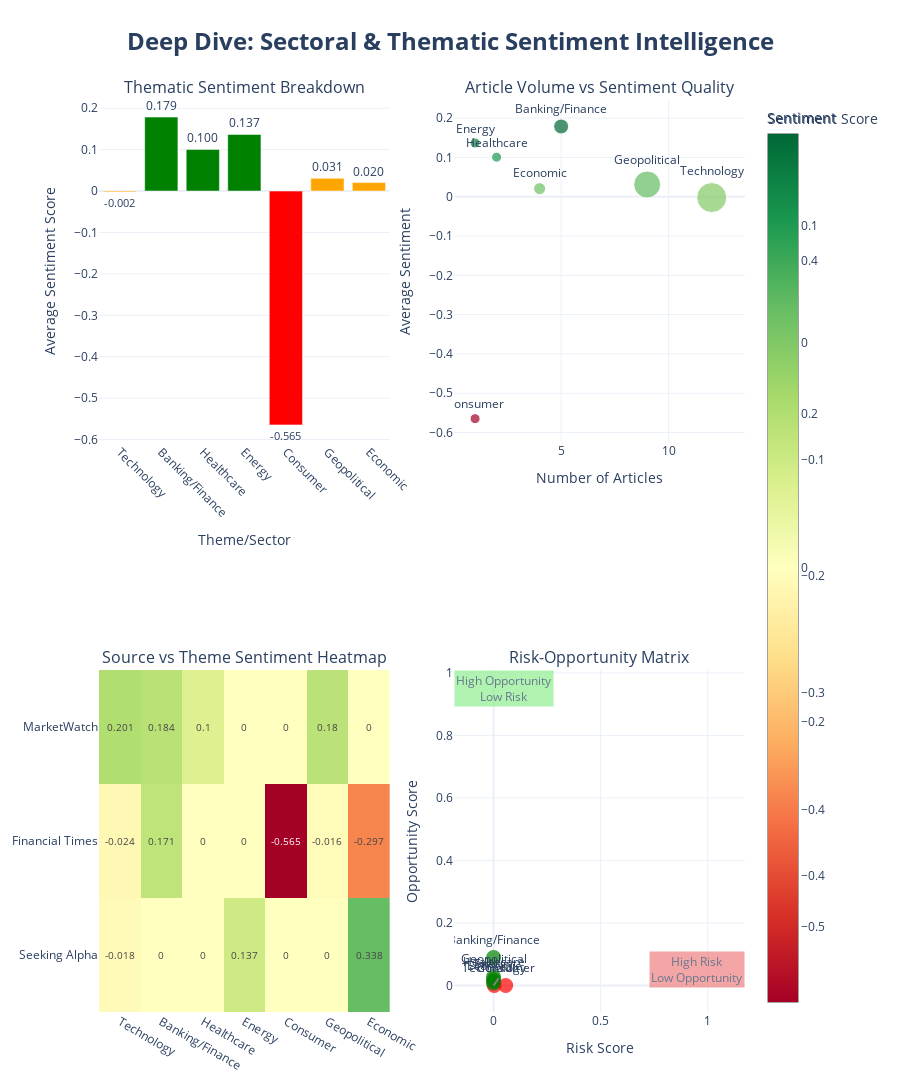

The notebook cell saved with this chart:
### Markdown cell above
## 🎯 Visualization 4: Sectoral & Thematic Sentiment Analysis

This advanced visualization breaks down sentiment by key market themes and sectors, providing granular insights into what's driving overall market psychology.

### Code cell
# Create sectoral and thematic sentiment analysis visualization
fig4 = make_subplots(
    rows=2, cols=2,
    subplot_titles=(
        'Thematic Sentiment Breakdown',
        'Article Volume vs Sentiment Quality',
        'Source vs Theme Sentiment Heatmap', 
        'Risk-Opportunity Matrix'
    ),
    specs=[
        [{"type": "bar"}, {"type": "scatter"}],
        [{"type": "heatmap"}, {"type": "scatter"}]
    ]
)

# 1. Thematic Sentiment Bar Chart
if theme_analysis:
    themes_list = list(theme_analysis.keys())
    sentiments_list = [theme_analysis[theme]['avg_sentiment'] for theme in themes_list]
    counts_list = [theme_analysis[theme]['count'] for theme in themes_list]
    
    colors_theme = ['green' if x > 0.05 else 'red' if x < -0.05 else 'orange' for x in sentiments_list]
    
    fig4.add_trace(
        go.Bar(
            x=themes_list,
            y=sentiments_list,
            marker_color=colors_theme,
            text=[f"{x:.3f}" for x in sentiments_list],
            textposition='outside',
            name='Theme Sentiment'
        ),
        row=1, col=1
    )

    # 2. Volume vs Quality Scatter
    fig4.add_trace(
        go.Scatter(
            x=counts_list,
            y=sentiments_list,
            mode='markers+text',
            marker=dict(
                size=[max(10, min(30, count * 3)) for count in counts_list],
                color=sentiments_list,
                colorscale='RdYlGn',
                showscale=True,
                colorbar_title="Sentiment"
            ),
            text=themes_list,
            textposition='top center',
            name='Volume vs Sentiment',
            hovertemplate='<b>%{text}</b><br>Articles: %{x}<br>Sentiment: %{y:.3f}<extra></extra>'
        ),
        row=1, col=2
    )

# 3. Source vs Theme Heatmap (if we have theme data)
if theme_analysis and len(final_df) > 0:
    # Create a matrix of source vs theme sentiment
    source_theme_matrix = []
    theme_names = list(theme_analysis.keys())
    source_names = final_df['source'].unique()
    
    heatmap_data = np.zeros((len(source_names), len(theme_names)))
    
    for i, source in enumerate(source_names):
        for j, theme in enumerate(theme_names):
            # Filter articles by source and check for theme keywords
            source_articles = final_df[final_df['source'] == source]
            theme_sentiments = []
            
            for _, article in source_articles.iterrows():
                title_lower = article['title'].lower()
                summary_lower = str(article['summary']).lower()
                full_text = f"{title_lower} {summary_lower}"
                
                # Check if any theme keywords match
                keywords = themes[theme]
                if any(keyword in full_text for keyword in keywords):
                    theme_sentiments.append(article['overall_sentiment'])
            
            if theme_sentiments:
                heatmap_data[i, j] = np.mean(theme_sentiments)
    
    fig4.add_trace(
        go.Heatmap(
            z=heatmap_data,
            x=theme_names,
            y=source_names,
            colorscale='RdYlGn',
            zmid=0,
            text=np.round(heatmap_data, 3),
            texttemplate='%{text}',
            textfont={"size": 10},
            colorbar_title="Sentiment Score"
        ),
        row=2, col=1
    )

# 4. Risk-Opportunity Matrix
if theme_analysis:
    # Calculate risk score (based on negative sentiment intensity and volume)
    risk_scores = []
    opportunity_scores = []
    theme_labels = []
    
    for theme, data in theme_analysis.items():
        # Risk score: more negative sentiment and higher volume = higher risk
        risk_score = max(0, -data['avg_sentiment']) * (data['count'] / 10)  # Scale by volume
        # Opportunity score: positive sentiment weighted by volume
        opportunity_score = max(0, data['avg_sentiment']) * (data['count'] / 10)
        
        risk_scores.append(risk_score)
        opportunity_scores.append(opportunity_score)
        theme_labels.append(theme)
    
    colors_risk_opp = ['green' if opp > risk else 'red' if risk > opp else 'orange' 
                       for risk, opp in zip(risk_scores, opportunity_scores)]
    
    fig4.add_trace(
        go.Scatter(
            x=risk_scores,
            y=opportunity_scores,
            mode='markers+text',
            marker=dict(
                size=15,
                color=colors_risk_opp,
                opacity=0.7
            ),
            text=theme_labels,
            textposition='top center',
            name='Risk-Opportunity',
            hovertemplate='<b>%{text}</b><br>Risk Score: %{x:.3f}<br>Opportunity Score: %{y:.3f}<extra></extra>'
        ),
        row=2, col=2
    )
    
    # Add diagonal line (balanced risk-opportunity)
    max_val = max(max(risk_scores), max(opportunity_scores))
    fig4.add_trace(
        go.Scatter(
            x=[0, max_val],
            y=[0, max_val],
            mode='lines',
            line=dict(dash='dash', color='gray'),
            name='Balance Line',
            showlegend=False
        ),
        row=2, col=2
    )

# Update layout
fig4.update_layout(
    title={
        'text': "<b>Deep Dive: Sectoral & Thematic Sentiment Intelligence</b>",
        'x': 0.5,
        'font': {'size': 24}
    },
    height=1200,
    showlegend=False,
    template='plotly_white'
)

# Update axes
fig4.update_yaxes(title_text="Average Sentiment Score", row=1, col=1)
fig4.update_xaxes(title_text="Theme/Sector", row=1, col=1, tickangle=45)
fig4.update_xaxes(title_text="Number of Articles", row=1, col=2)
fig4.update_yaxes(title_text="Average Sentiment", row=1, col=2)
fig4.update_xaxes(title_text="Risk Score", row=2, col=2)
fig4.update_yaxes(title_text="Opportunity Score", row=2, col=2)

# Add quadrant labels for risk-opportunity matrix
fig4.add_annotation(
    x=0.05, y=0.95, xref="x4", yref="paper",
    text="High Opportunity<br>Low Risk", showarrow=False, 
    bgcolor="lightgreen", opacity=0.7, row=2, col=2
)
fig4.add_annotation(
    x=0.95, y=0.05, xref="paper", yref="y4",
    text="High Risk<br>Low Opportunity", showarrow=False, 
    bgcolor="lightcoral", opacity=0.7, row=2, col=2
)

fig4.show()

### Figure 1 — Plotly figure (JSON) as saved in the notebook; plotly's stock layout.template omitted (floating-point values rounded to 4 significant figures)
{"data": [{"marker": {"color": ["orange", "green", "green", "green", "red", "orange", "orange"]}, "name": "Theme Sentiment", "text": ["-0.002", "0.179", "0.100", "0.137", "-0.565", "0.031", "0.020"], "textposition": "outside", "type": "bar", "x": ["Technology", "Banking/Finance", "Healthcare", "Energy", "Consumer", "Geopolitical", "Economic"], "xaxis": "x", "y": [-0.002221, 0.1786, 0.1005, 0.1366, -0.5646, 0.03087, 0.02043], "yaxis": "y"}, {"hovertemplate": "<b>%{text}</b><br>Articles: %{x}<br>Sentiment: %{y:.3f}<extra></extra>", "marker": {"color": [-0.002221, 0.1786, 0.1005, 0.1366, -0.5646, 0.03087, 0.02043], "colorbar": {"title": {"text": "Sentiment"}}, "colorscale": [[0, "rgb(165,0,38)"], [0.1, "rgb(215,48,39)"], [0.2, "rgb(244,109,67)"], [0.3, "rgb(253,174,97)"], [0.4, "rgb(254,224,139)"], [0.5, "rgb(255,255,191)"], [0.6, "rgb(217,239,139)"], [0.7, "rgb(166,217,106)"], [0.8, "rgb(102,189,99)"], [0.9, "rgb(26,152,80)"], [1, "rgb(0,104,55)"]], "showscale": true, "size": [30, 15, 10, 10, 10, 27, 12]}, "mode": "markers+text", "name": "Volume vs Sentiment", "text": ["Technology", "Banking/Finance", "Healthcare", "Energy", "Consumer", "Geopolitical", "Economic"], "textposition": "top center", "type": "scatter", "x": [12, 5, 2, 1, 1, 9, 4], "xaxis": "x2", "y": [-0.002221, 0.1786, 0.1005, 0.1366, -0.5646, 0.03087, 0.02043], "yaxis": "y2"}, {"colorbar": {"title": {"text": "Sentiment Score"}}, "colorscale": [[0, "rgb(165,0,38)"], [0.1, "rgb(215,48,39)"], [0.2, "rgb(244,109,67)"], [0.3, "rgb(253,174,97)"], [0.4, "rgb(254,224,139)"], [0.5, "rgb(255,255,191)"], [0.6, "rgb(217,239,139)"], [0.7, "rgb(166,217,106)"], [0.8, "rgb(102,189,99)"], [0.9, "rgb(26,152,80)"], [1, "rgb(0,104,55)"]], "text": [[-0.018, 0.0, 0.0, 0.137, 0.0, 0.0, 0.338], [-0.024, 0.171, 0.0, 0.0, -0.565, -0.016, -0.297], [0.201, 0.184, 0.1, 0.0, 0.0, 0.18, 0.0]], "textfont": {"size": 10}, "texttemplate": "%{text}", "type": "heatmap", "x": ["Technology", "Banking/Finance", "Healthcare", "Energy", "Consumer", "Geopolitical", "Economic"], "xaxis": "x3", "y": ["Seeking Alpha", "Financial Times", "MarketWatch"], "yaxis": "y3", "z": [[-0.01769, 0.0, 0.0, 0.1366, 0.0, 0.0, 0.3378], [-0.02429, 0.1711, 0.0, 0.0, -0.5646, -0.01628, -0.297], [0.2009, 0.1836, 0.1005, 0.0, 0.0, 0.1796, 0.0]], "zmid": 0}, {"hovertemplate": "<b>%{text}</b><br>Risk Score: %{x:.3f}<br>Opportunity Score: %{y:.3f}<extra></extra>", "marker": {"color": ["red", "green", "green", "green", "red", "green", "green"], "opacity": 0.7, "size": 15}, "mode": "markers+text", "name": "Risk-Opportunity", "text": ["Technology", "Banking/Finance", "Healthcare", "Energy", "Consumer", "Geopolitical", "Economic"], "textposition": "top center", "type": "scatter", "x": [0.002665, 0, 0, 0, 0.05647, 0, 0], "xaxis": "x4", "y": [0, 0.08928, 0.0201, 0.01366, 0, 0.02778, 0.00817], "yaxis": "y4"}, {"line": {"color": "gray", "dash": "dash"}, "mode": "lines", "name": "Balance Line", "showlegend": false, "type": "scatter", "x": [0, 0.08928], "xaxis": "x4", "y": [0, 0.08928], "yaxis": "y4"}], "layout": {"annotations": [{"font": {"size": 16}, "showarrow": false, "text": "Thematic Sentiment Breakdown", "x": 0.225, "xanchor": "center", "xref": "paper", "y": 1, "yanchor": "bottom", "yref": "paper"}, {"font": {"size": 16}, "showarrow": false, "text": "Article Volume vs Sentiment Quality", "x": 0.775, "xanchor": "center", "xref": "paper", "y": 1, "yanchor": "bottom", "yref": "paper"}, {"font": {"size": 16}, "showarrow": false, "text": "Source vs Theme Sentiment Heatmap", "x": 0.225, "xanchor": "center", "xref": "paper", "y": 0.375, "yanchor": "bottom", "yref": "paper"}, {"font": {"size": 16}, "showarrow": false, "text": "Risk-Opportunity Matrix", "x": 0.775, "xanchor": "center", "xref": "paper", "y": 0.375, "yanchor": "bottom", "yref": "paper"}, {"bgcolor": "lightgreen", "opacity": 0.7, "showarrow": false, "text": "High Opportunity<br>Low Risk", "x": 0.05, "xref": "x4", "y": 0.95, "yref": "y4"}, {"bgcolor": "lightcoral", "opacity": 0.7, "showarrow": false, "text": "High Risk<br>Low Opportunity", "x": 0.95, "xref": "x4", "y": 0.05, "yref": "y4"}], "height": 1200, "showlegend": false, "title": {"font": {"size": 24}, "text": "<b>Deep Dive: Sectoral & Thematic Sentiment Intelligence</b>", "x": 0.5}, "xaxis": {"anchor": "y", "domain": [0, 0.45], "tickangle": 45, "title": {"text": "Theme/Sector"}}, "xaxis2": {"anchor": "y2", "domain": [0.55, 1], "title": {"text": "Number of Articles"}}, "xaxis3": {"anchor": "y3", "domain": [0, 0.45]}, "xaxis4": {"anchor": "y4", "domain": [0.55, 1], "title": {"text": "Risk Score"}}, "yaxis": {"anchor": "x", "domain": [0.625, 1], "title": {"text": "Average Sentiment Score"}}, "yaxis2": {"anchor": "x2", "domain": [0.625, 1], "title": {"text": "Average Sentiment"}}, "yaxis3": {"anchor": "x3", "domain": [0, 0.375]}, "yaxis4": {"anchor": "x4", "domain": [0, 0.375], "title": {"text": "Opportunity Score"}}}}
